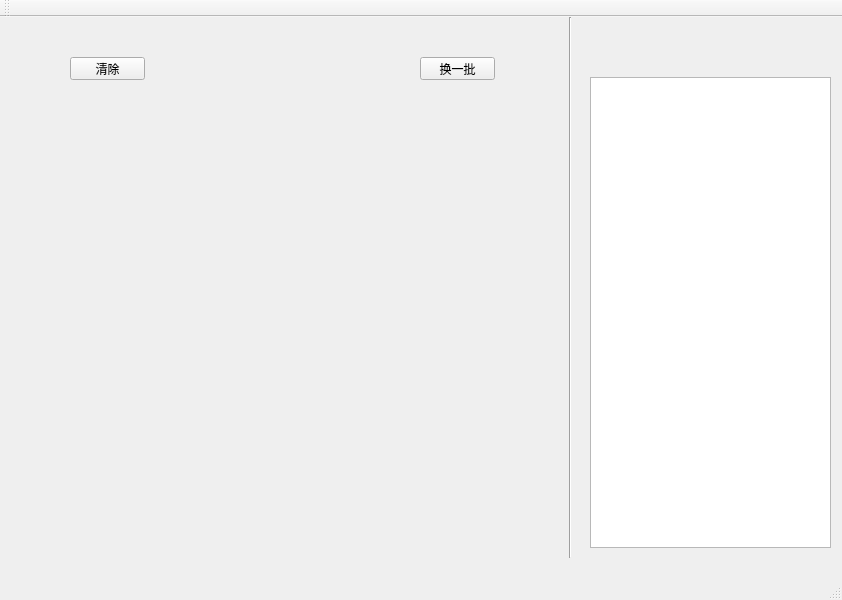
<?xml version="1.0" encoding="UTF-8"?>
<ui version="4.0">
 <class>MainWindow</class>
 <widget class="QMainWindow" name="MainWindow">
  <property name="geometry">
   <rect>
    <x>0</x>
    <y>0</y>
    <width>842</width>
    <height>600</height>
   </rect>
  </property>
  <property name="windowTitle">
   <string>MainWindow</string>
  </property>
  <widget class="QWidget" name="centralWidget">
   <widget class="QWidget" name="wgWord" native="true">
    <property name="geometry">
     <rect>
      <x>60</x>
      <y>70</y>
      <width>491</width>
      <height>471</height>
     </rect>
    </property>
   </widget>
   <widget class="QPushButton" name="btClearWord">
    <property name="geometry">
     <rect>
      <x>70</x>
      <y>40</y>
      <width>75</width>
      <height>23</height>
     </rect>
    </property>
    <property name="text">
     <string>清除</string>
    </property>
   </widget>
   <widget class="QPushButton" name="pushButton_2">
    <property name="geometry">
     <rect>
      <x>420</x>
      <y>40</y>
      <width>75</width>
      <height>23</height>
     </rect>
    </property>
    <property name="text">
     <string>换一批</string>
    </property>
   </widget>
   <widget class="Line" name="line">
    <property name="geometry">
     <rect>
      <x>560</x>
      <y>0</y>
      <width>20</width>
      <height>541</height>
     </rect>
    </property>
    <property name="orientation">
     <enum>Qt::Vertical</enum>
    </property>
   </widget>
   <widget class="QTextEdit" name="textEdit">
    <property name="geometry">
     <rect>
      <x>590</x>
      <y>60</y>
      <width>241</width>
      <height>471</height>
     </rect>
    </property>
   </widget>
  </widget>
  <widget class="QMenuBar" name="menuBar">
   <property name="geometry">
    <rect>
     <x>0</x>
     <y>0</y>
     <width>842</width>
     <height>23</height>
    </rect>
   </property>
  </widget>
  <widget class="QToolBar" name="mainToolBar">
   <attribute name="toolBarArea">
    <enum>TopToolBarArea</enum>
   </attribute>
   <attribute name="toolBarBreak">
    <bool>false</bool>
   </attribute>
  </widget>
  <widget class="QStatusBar" name="statusBar"/>
 </widget>
 <layoutdefault spacing="6" margin="11"/>
 <resources/>
 <connections/>
</ui>
